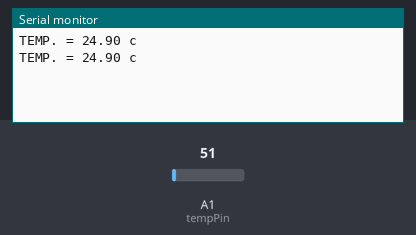
Recording of a sketch running on a simulated Arduino Uno, built with avr-gcc and run on an emulated ATmega328P. On the bench: the last lines printed to the serial monitor. The inputs (shaded band) are chosen by the test bench; at power-on: A1 (tempPin) = 51.

Above: at 1.8 s.
1.9 s: A1 (tempPin) set to 61
At 2.8 s:
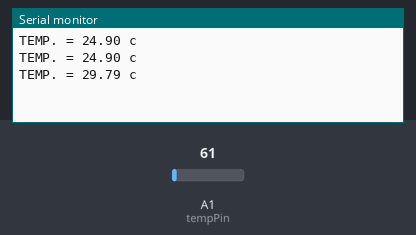
3.4 s: A1 (tempPin) set to 71
At 4.7 s:
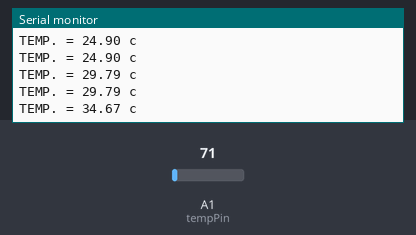
Timing chart, 0 to 6.4 s (numbered marks = the images above; inputs shaded):
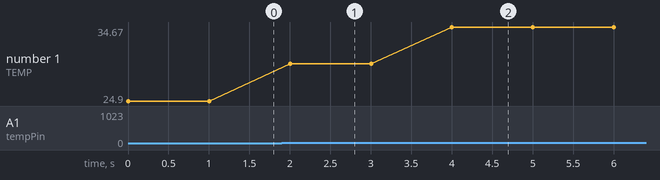

The sketch:

Temp_Sensor.ino.ino
```cpp
int val;
int tempPin = A1;

void setup()
{
  Serial.begin(9600);
}

void loop()
{
  val=analogRead(tempPin);
  float mv=(val/1024.0)*5000;
  float cel=mv/10;
  float fahr=(cel/9)*5+32;

  Serial.print("TEMP. = ");
  Serial.print(cel);
  Serial.print(" c");
  Serial.println();
  delay(1000);
}
```

Measured:
- after the input at 1.9 s, the serial monitor: prints a new line after 0.10 s (image 1)
- after the input at 3.4 s, the serial monitor: prints a new line after 0.60 s (image 2)
- plotted number 1: 24.9 → 29.79 after the input at 1.9 s, 29.79 → 34.67 after the input at 3.4 s
